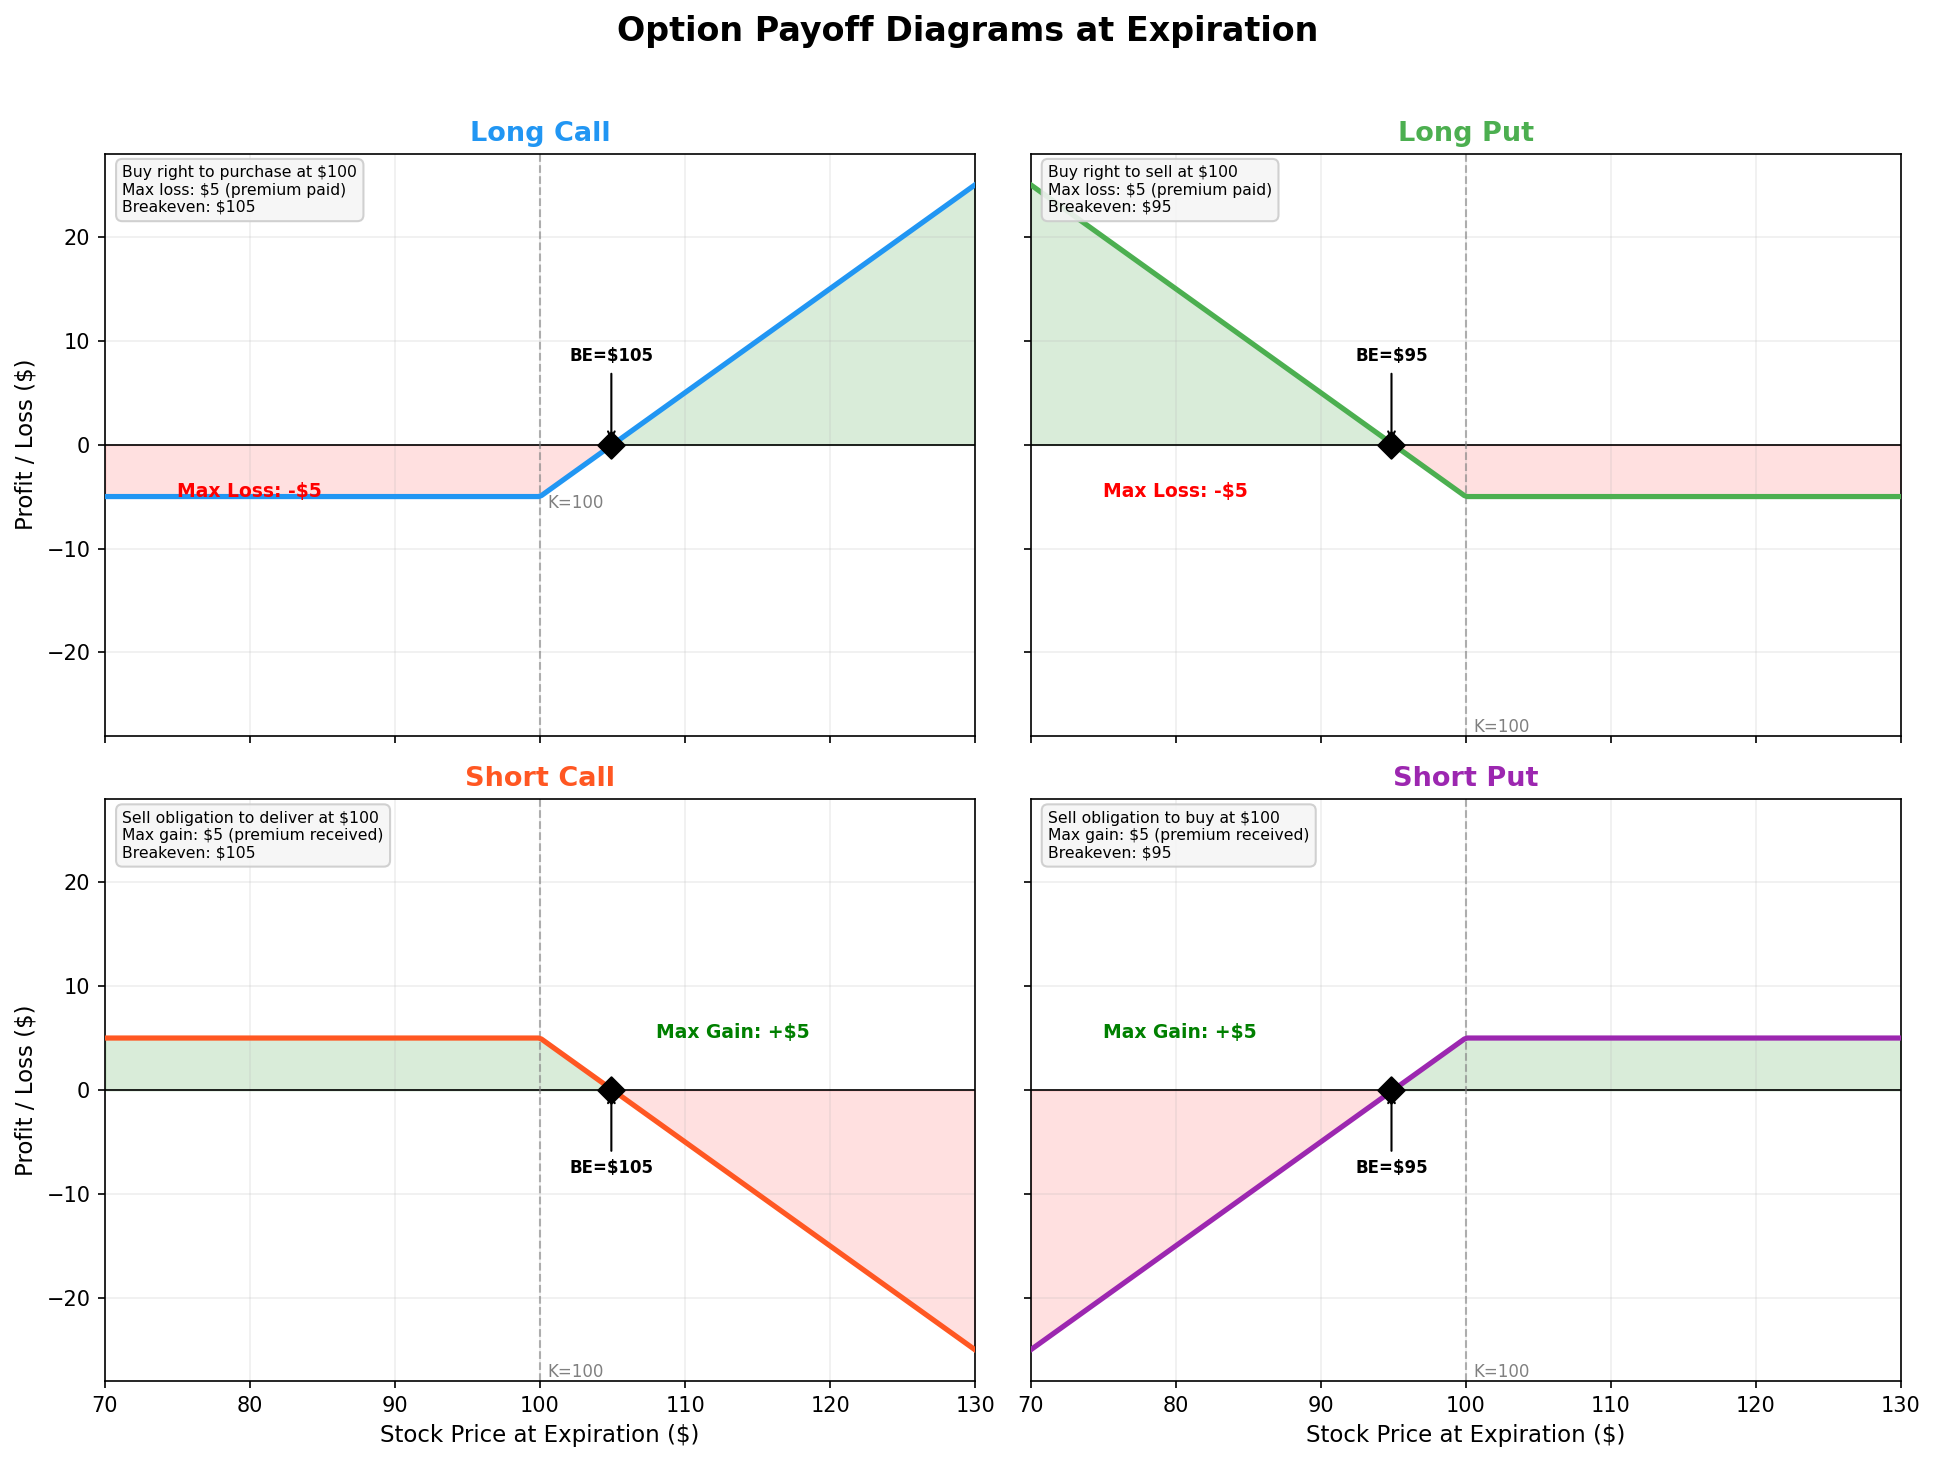

Recreate this plot in Python.
"""
Week 25 - Option Payoff Diagrams
==================================
Classic option payoff diagrams in a 2x2 grid:
  Long Call, Long Put, Short Call, Short Put.
Output: week25_option_payoff.png
"""

import numpy as np
import matplotlib.pyplot as plt
import os

# ---------------------------------------------------------------------------
# 1. Parameters
# ---------------------------------------------------------------------------
strike = 100        # strike price
premium = 5         # option premium
stock_range = np.linspace(70, 130, 300)

# ---------------------------------------------------------------------------
# 2. Payoff functions (profit = payoff - premium paid/received)
# ---------------------------------------------------------------------------
def long_call_profit(S, K, p):
    """Long call: pay premium, profit when S > K + p"""
    return np.maximum(S - K, 0) - p

def long_put_profit(S, K, p):
    """Long put: pay premium, profit when S < K - p"""
    return np.maximum(K - S, 0) - p

def short_call_profit(S, K, p):
    """Short call: receive premium, lose when S > K + p"""
    return -(np.maximum(S - K, 0)) + p

def short_put_profit(S, K, p):
    """Short put: receive premium, lose when S < K - p"""
    return -(np.maximum(K - S, 0)) + p

payoffs = [
    ('Long Call', long_call_profit, '#2196F3',
     f'Buy right to purchase at ${strike}\nMax loss: ${premium} (premium paid)\n'
     f'Breakeven: ${strike + premium}'),
    ('Long Put', long_put_profit, '#4CAF50',
     f'Buy right to sell at ${strike}\nMax loss: ${premium} (premium paid)\n'
     f'Breakeven: ${strike - premium}'),
    ('Short Call', short_call_profit, '#FF5722',
     f'Sell obligation to deliver at ${strike}\nMax gain: ${premium} (premium received)\n'
     f'Breakeven: ${strike + premium}'),
    ('Short Put', short_put_profit, '#9C27B0',
     f'Sell obligation to buy at ${strike}\nMax gain: ${premium} (premium received)\n'
     f'Breakeven: ${strike - premium}'),
]

# ---------------------------------------------------------------------------
# 3. Plot 2x2 grid
# ---------------------------------------------------------------------------
fig, axes = plt.subplots(2, 2, figsize=(13, 10), sharex=True, sharey=True)
fig.suptitle('Option Payoff Diagrams at Expiration',
             fontsize=16, fontweight='bold', y=0.97)

for ax, (title, func, color, info) in zip(axes.flat, payoffs):
    profit = func(stock_range, strike, premium)

    # Plot profit/loss line
    ax.plot(stock_range, profit, color=color, linewidth=2.5, zorder=3)

    # Shade profit (green) and loss (red) regions
    ax.fill_between(stock_range, profit, 0,
                    where=(profit >= 0), alpha=0.15, color='green',
                    interpolate=True)
    ax.fill_between(stock_range, profit, 0,
                    where=(profit < 0), alpha=0.12, color='red',
                    interpolate=True)

    # Zero line
    ax.axhline(y=0, color='black', linewidth=0.8)

    # Strike price line
    ax.axvline(x=strike, color='gray', linestyle='--', linewidth=1,
               alpha=0.6)
    ax.text(strike + 0.5, ax.get_ylim()[0] if ax.get_ylim()[0] != 0 else -20,
            f'K={strike}', fontsize=8, color='gray', va='bottom')

    # Breakeven marker
    # Find where profit crosses zero
    zero_crossings = np.where(np.diff(np.sign(profit)))[0]
    for zc in zero_crossings:
        be_price = stock_range[zc]
        ax.scatter(be_price, 0, s=80, color='black', zorder=5, marker='D')
        ax.annotate(f'BE=${be_price:.0f}',
                    xy=(be_price, 0),
                    xytext=(be_price, 8 if 'Long' in title else -8),
                    fontsize=8, fontweight='bold', ha='center',
                    arrowprops=dict(arrowstyle='->', color='black', lw=1))

    # Max profit/loss annotations
    if 'Long' in title:
        ax.annotate(f'Max Loss: -${premium}',
                    xy=(75, -premium), fontsize=9, color='red',
                    fontweight='bold')
    else:
        ax.annotate(f'Max Gain: +${premium}',
                    xy=(75 if 'Put' in title else 108, premium),
                    fontsize=9, color='green', fontweight='bold')

    # Info box
    ax.text(0.02, 0.98, info, transform=ax.transAxes,
            fontsize=7.5, va='top', ha='left',
            bbox=dict(boxstyle='round,pad=0.4', facecolor='#f5f5f5',
                      edgecolor='#cccccc', alpha=0.9))

    ax.set_title(title, fontsize=13, fontweight='bold', color=color)
    ax.grid(True, alpha=0.2)
    ax.set_xlim(70, 130)
    ax.set_ylim(-28, 28)

# Common axis labels
for ax in axes[1]:
    ax.set_xlabel('Stock Price at Expiration ($)', fontsize=11)
for ax in axes[:, 0]:
    ax.set_ylabel('Profit / Loss ($)', fontsize=11)

plt.tight_layout(rect=[0, 0, 1, 0.95])

# ---------------------------------------------------------------------------
# 4. Save
# ---------------------------------------------------------------------------
output_path = os.path.join(os.path.dirname(__file__),
                           'week25_option_payoff.png')
plt.savefig(output_path, dpi=150, bbox_inches='tight')
plt.close()
print(f"Saved: {output_path}")
